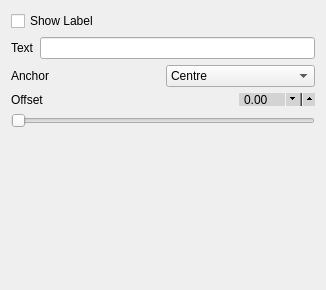
             <widget class="QWidget" name="page_19">
              <property name="geometry">
               <rect>
                <x>0</x>
                <y>0</y>
                <width>326</width>
                <height>290</height>
               </rect>
              </property>
              <attribute name="label">
               <string>Label</string>
              </attribute>
              <layout class="QVBoxLayout" name="verticalLayout_24">
               <item>
                <widget class="QCheckBox" name="point_show_label">
                 <property name="text">
                  <string>Show Label</string>
                 </property>
                </widget>
               </item>
               <item>
                <layout class="QHBoxLayout" name="horizontalLayout_27">
                 <item>
                  <widget class="QLabel" name="label_36">
                   <property name="text">
                    <string>Text</string>
                   </property>
                  </widget>
                 </item>
                 <item>
                  <widget class="QLineEdit" name="point_label_text"/>
                 </item>
                </layout>
               </item>
               <item>
                <layout class="QHBoxLayout" name="horizontalLayout_28">
                 <item>
                  <widget class="QLabel" name="label_37">
                   <property name="text">
                    <string>Anchor</string>
                   </property>
                  </widget>
                 </item>
                 <item>
                  <widget class="QComboBox" name="point_anchor">
                   <item>
                    <property name="text">
                     <string>Centre</string>
                    </property>
                   </item>
                   <item>
                    <property name="text">
                     <string>North</string>
                    </property>
                   </item>
                   <item>
                    <property name="text">
                     <string>North East</string>
                    </property>
                   </item>
                   <item>
                    <property name="text">
                     <string>East</string>
                    </property>
                   </item>
                   <item>
                    <property name="text">
                     <string>South East</string>
                    </property>
                   </item>
                   <item>
                    <property name="text">
                     <string>South</string>
                    </property>
                   </item>
                   <item>
                    <property name="text">
                     <string>South West</string>
                    </property>
                   </item>
                   <item>
                    <property name="text">
                     <string>West</string>
                    </property>
                   </item>
                   <item>
                    <property name="text">
                     <string>North West</string>
                    </property>
                   </item>
                  </widget>
                 </item>
                </layout>
               </item>
               <item>
                <layout class="QVBoxLayout" name="verticalLayout_20">
                 <item>
                  <layout class="QHBoxLayout" name="horizontalLayout_26">
                   <item>
                    <widget class="QLabel" name="label_38">
                     <property name="text">
                      <string>Offset</string>
                     </property>
                    </widget>
                   </item>
                   <item>
                    <widget class="QDoubleSpinBox" name="point_offset_spin">
                     <property name="styleSheet">
                      <string notr="true">QDoubleSpinBox {
	max-height: 11px;
	min-height: 11px;
    min-width: 60px;
    max-width: 60px;
    padding-right: 10px;
    background-color: lightgray;
    padding-top: -2px;
    padding-bottom: -2px;
}

QDoubleSpinBox::up-button {
  subcontrol-origin: padding;
  subcontrol-position: right center;
  left: 7px;
  height: 18px;
  width: 18px;
}

QDoubleSpinBox::down-button {
  subcontrol-origin: content;
  subcontrol-position: right center;
  left: 0px;
  top: 0px;
  height: 18px;
  width: 18px;
}

</string>
                     </property>
                     <property name="minimum">
                      <double>-10.000000000000000</double>
                     </property>
                     <property name="maximum">
                      <double>90.000000000000000</double>
                     </property>
                    </widget>
                   </item>
                  </layout>
                 </item>
                 <item>
                  <widget class="QSlider" name="point_offset_slider">
                   <property name="styleSheet">
                    <string notr="true"/>
                   </property>
                   <property name="orientation">
                    <enum>Qt::Horizontal</enum>
                   </property>
                  </widget>
                 </item>
                </layout>
               </item>
               <item>
                <spacer name="verticalSpacer_6">
                 <property name="orientation">
                  <enum>Qt::Vertical</enum>
                 </property>
                 <property name="sizeHint" stdset="0">
                  <size>
                   <width>20</width>
                   <height>40</height>
                  </size>
                 </property>
                </spacer>
               </item>
              </layout>
             </widget>
